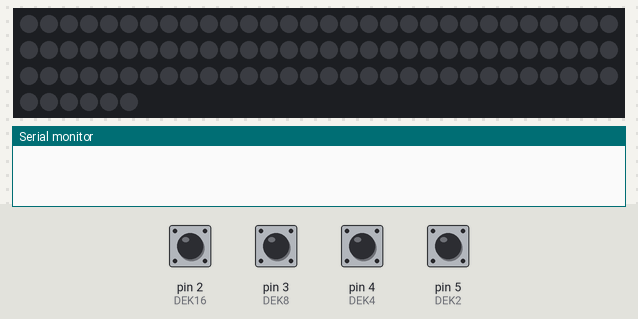
Recording of a sketch running on a simulated Arduino Uno, built with avr-gcc and run on an emulated ATmega328P. Shown: 96 RGB LEDs in strip order, left to right, continuing on the next row, the last lines printed to the serial monitor. The test bench sets the inputs (shaded band); at power-on: pin 2 (DEK16), pin 3 (DEK8), pin 4 (DEK4), pin 5 (DEK2) HIGH. Dim RGB values are drawn brighter than linear.

Above: at 1.2 s.
1.3 s: pin 4 (DEK4) pulled LOW for 0.15 s
At 1.38 s:
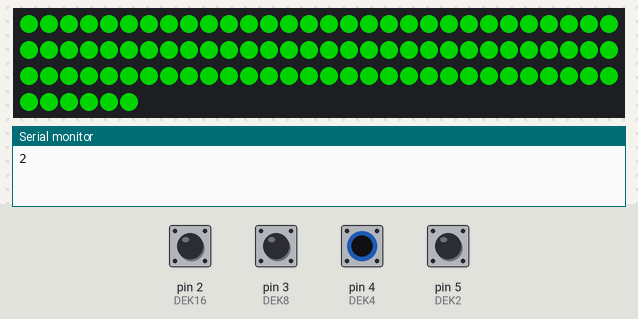
2.9 s: pin 5 (DEK2) pulled LOW for 0.15 s
At 2.98 s:
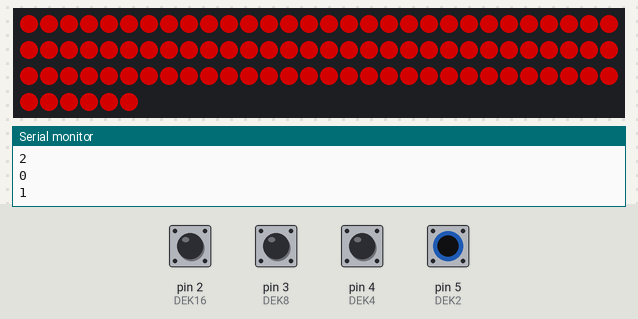
4.5 s: pin 4 (DEK4) driven LOW and pin 5 (DEK2) driven LOW
At 5.3 s:
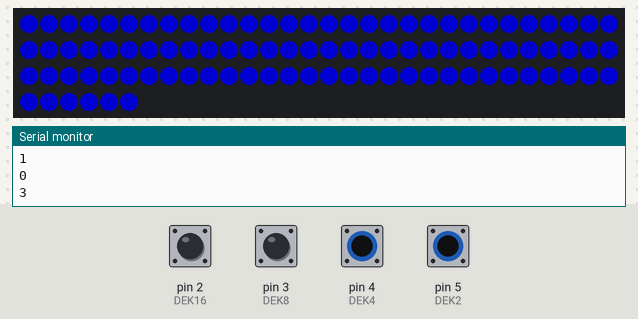
6.0 s: pin 4 (DEK4) driven HIGH
At 6.6 s:
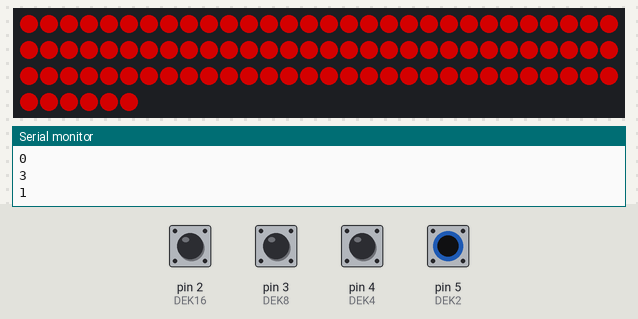
7.5 s: pin 4 (DEK4) driven LOW
At 7.8 s:
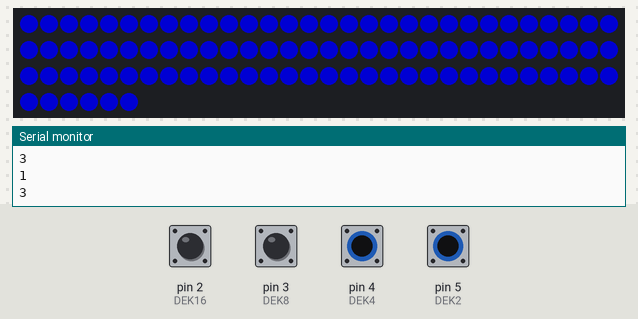
Timing chart, 0 to 10.0 s (numbered marks = the images above; inputs shaded):
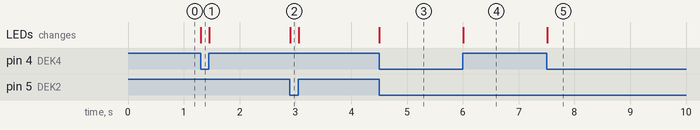

The sketch:

dekadenschalter.ino
```cpp
#include "Adafruit_NeoPixel.h"
#include "TimerOne.h"

#define PIN 9
#define NUMPIXEL 96

#define DEK2 5
#define DEK4 4
#define DEK8 3
#define DEK16 2

// Parameter 1 = number of pixels in strip
// Parameter 2 = Arduino pin number (most are valid)
// Parameter 3 = pixel type flags, add together as needed:
//   NEO_KHZ800  800 KHz bitstream (most NeoPixel products w/WS2812 LEDs)
//   NEO_KHZ400  400 KHz (classic 'v1' (not v2) FLORA pixels, WS2811 drivers)
//   NEO_GRB     Pixels are wired for GRB bitstream (most NeoPixel products)
//   NEO_RGB     Pixels are wired for RGB bitstream (v1 FLORA pixels, not v2)
Adafruit_NeoPixel strip = Adafruit_NeoPixel(NUMPIXEL, PIN, NEO_GRB | NEO_KHZ800);

// IMPORTANT: To reduce NeoPixel burnout risk, add 1000 uF capacitor across
// pixel power leads, add 300 - 500 Ohm resistor on first pixel's data input
// and minimize distance between Arduino and first pixel.  Avoid connecting
// on a live circuit...if you must, connect GND first.

void setup() {
  strip.begin();
  strip.show(); // Initialize all pixels to 'off'
  Serial.begin(9600);
  Timer1.initialize(10000);
  Timer1.attachInterrupt(flash);
  //randomSeed(analogRead(0));
  pinMode(DEK2, INPUT_PULLUP);
  pinMode(DEK4, INPUT_PULLUP);
  pinMode(DEK8, INPUT_PULLUP);
  pinMode(DEK16, INPUT_PULLUP);
}

uint32_t color = 0;
unsigned int letzte_dekade = 0;
unsigned int last_cycle = 0;
volatile unsigned int cycles = 0;
bool neue_dekade = false;

void flash()
{
    cycles++;
}

void loop() {
  bool bit1 = !digitalRead(DEK2);
  bool bit2 = !digitalRead(DEK4);
  bool bit3 = !digitalRead(DEK8);
  bool bit4 = !digitalRead(DEK16);
  unsigned int dekade = (((((bit4 << 1) + bit3) << 1) + bit2) << 1) + bit1;
  if(dekade != letzte_dekade)
  {
      letzte_dekade = dekade;
      last_cycle = cycles;
      neue_dekade = true;
  }
  if((cycles>last_cycle) && ((cycles-last_cycle)>=5) && neue_dekade)
  {
      Serial.print(dekade);
      Serial.print('\n');
      neue_dekade = false;
  }
  switch(dekade)
  {
    case 1:
      color = strip.Color(127,0,0);
      break;
    case 2:
      color = strip.Color(0,127,0);
      break;
    case 3:
      color = strip.Color(0,0,127);
      break;
    default:
      color = strip.Color(0,0,0);
      break;
  }
  for(uint16_t i=0;i<NUMPIXEL;i++)
  {
    strip.setPixelColor(i, color);
  }
  strip.show();
}
```

Measured:
- after the input at 1.3 s, the LEDs: change at once (image 1)
- after the input at 2.9 s, the LEDs: change at once (image 2)
- after the input at 4.5 s, the LEDs: change at once (image 3)
- after the input at 6.0 s, the LEDs: change at once (image 4)
- after the input at 7.5 s, the LEDs: change at once (image 5)
